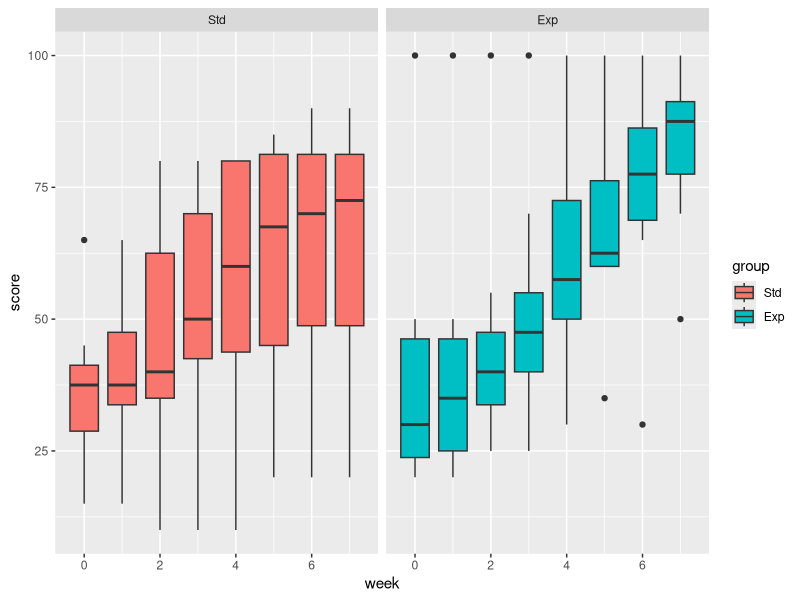
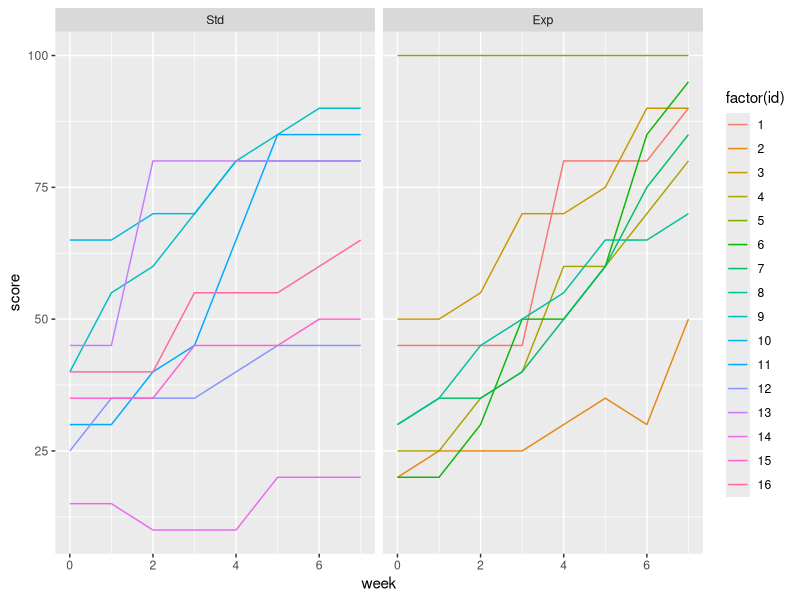

Recreate these plots in R, in order.
## ---- chunk 1
# Set working directory
knitr::opts_knit$set(root.dir = '~/biostatistics-presentation')

options(htmltools.dir.version = FALSE)

library(tidyverse)

data <- read_tsv("data/problem2_data.txt")

data <- data %>%
  mutate(group = factor(group, levels = c('Std', 'Exp')))

## ---- chunk 2

data %>%
  ggplot(aes(week, score, group = week, fill = group)) + 
  geom_boxplot() +
  facet_wrap(~ group)

## ---- chunk 3
data %>%
  ggplot(aes(week, score, group = id, color = factor(id))) +
  geom_line() + 
  facet_wrap(~group)
